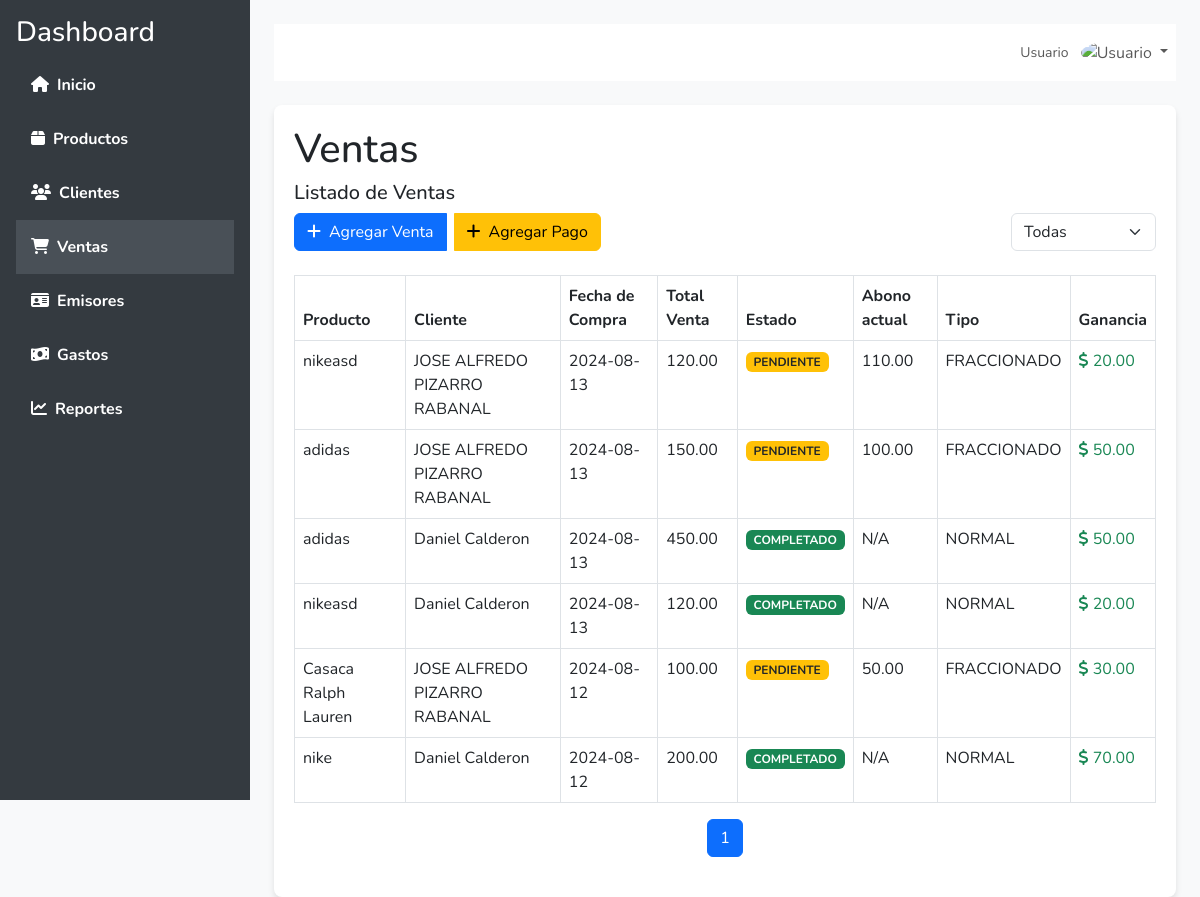
The page /ventas/ on the database as committed earlier.
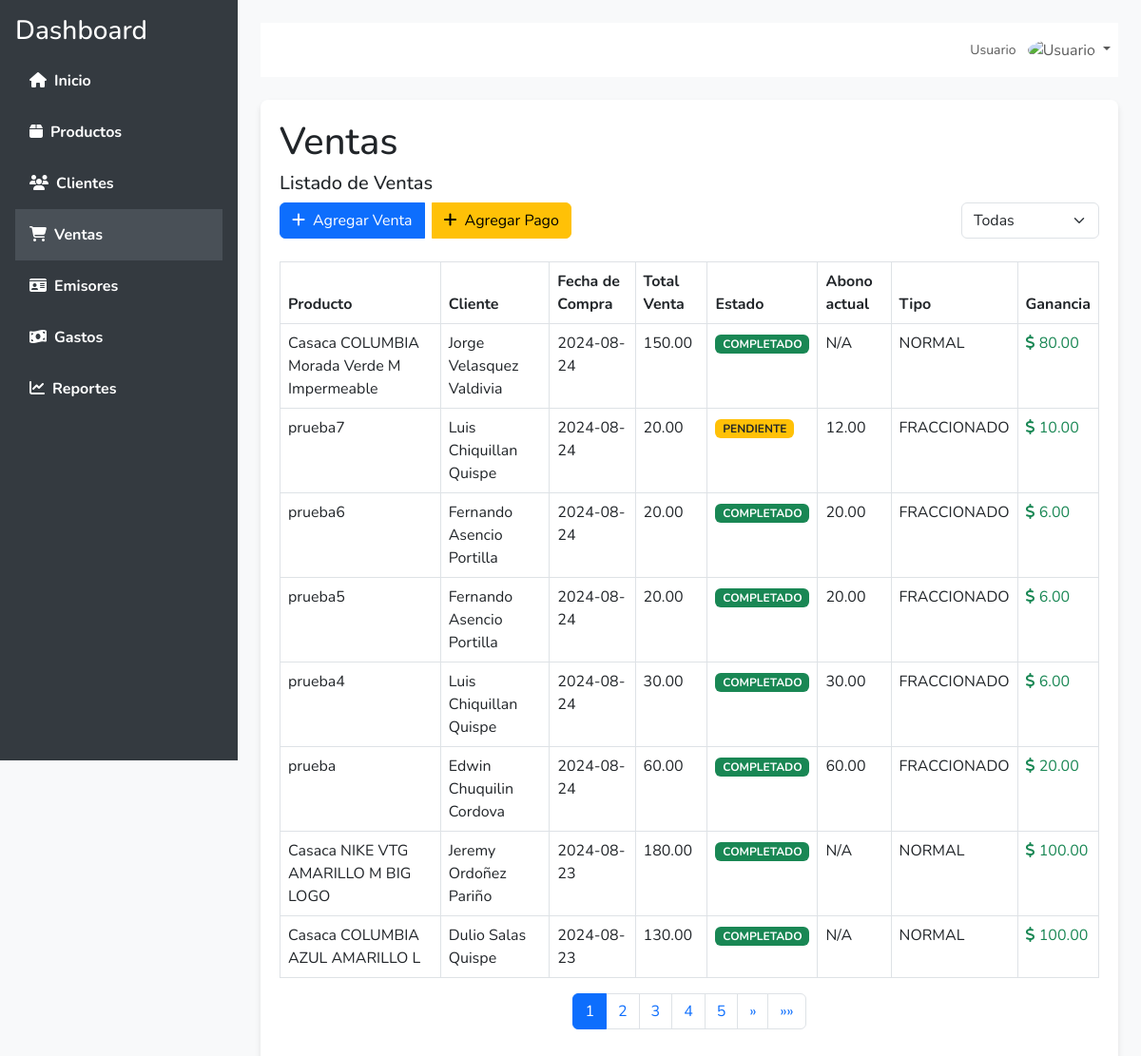
The same page on the database as committed later.
### myapp/models.py (models this page shows, shortened)
class Venta(models.Model):
    TIPO_VENTA_CHOICES = [
        ('NORMAL', 'Normal'),
        ('FRACCIONADO', 'Fraccionado'),
        ('DROPSHIPPING', 'Dropshipping'),
    ]
    ESTADO_VENTA_CHOICES = [
        ('COMPLETADO', 'Completado'),
        ('PENDIENTE', 'Pendiente'),
    ]
    producto = models.ForeignKey('Producto', on_delete=models.CASCADE)
    cliente = models.ForeignKey('Cliente', on_delete=models.CASCADE)
    fecha_compra = models.DateTimeField()  # Removido auto_now_add=True
    total_venta = models.DecimalField(max_digits=10, decimal_places=2, default=0)  # Cambiado a default=0
    pago_fraccionado=models.DecimalField(max_digits=10, decimal_places=2, default=0)
    tipo_venta = models.CharField(max_length=20, choices=TIPO_VENTA_CHOICES, default='NORMAL')
    estado = models.CharField(max_length=20, choices=ESTADO_VENTA_CHOICES, default='COMPLETADO')
    eliminado = models.BooleanField(default=False)  # Nuevo campo para eliminación lógica

class Producto(models.Model):
    CATEGORIAS = [
        ('Zapatilla', 'Zapatilla'),
        ('Polo', 'Polo'),
        ('Mochila', 'Mochila'),
    ]
    ESTADOS = [
        ('Disponible', 'Disponible'),
        ('Separado', 'Separado'),
        ('Vendido', 'Vendido'),
    ]
    nombre = models.CharField(max_length=100)
    talla = models.CharField(max_length=10)
    marca = models.CharField(max_length=50)
    descripcion = models.TextField()
    precio_compra = models.DecimalField(max_digits=10, decimal_places=2)
    precio_venta = models.DecimalField(max_digits=10, decimal_places=2)
    fecha_compra = models.DateField()
    estado = models.CharField(max_length=10, choices=ESTADOS, default='Disponible')
    categoria = models.CharField(max_length=20, choices=CATEGORIAS)
    fecha_subida = models.DateTimeField(auto_now_add=True)
    eliminado = models.BooleanField(default=False)  # Nuevo campo para eliminación lógica

class Cliente(models.Model):
    nombre = models.CharField(max_length=50)
    apellido = models.CharField(max_length=50)
    celular = models.CharField(max_length=15)
    dni = models.CharField(max_length=8)
    destino = models.CharField(max_length=20)
    eliminado = models.BooleanField(default=False)  # Nuevo campo para eliminación lógica

### myapp/views.py (the view)
# urls.py: path('ventas/', ver_ventas, name='ver_ventas'),
def ver_ventas(request):
    estado_filtro = request.GET.get('estado', 'TODOS')
    if estado_filtro == 'TODOS':
        ventas_list = Venta.objects.all().order_by('-fecha_compra')
    else:
        ventas_list = Venta.objects.filter(estado=estado_filtro).order_by('-fecha_compra')
    ventas_con_ganancia = []
    for venta in ventas_list:
        producto = venta.producto
        ganancia = venta.total_venta - producto.precio_compra
        fecha_formateada = DateFormat(venta.fecha_compra).format('Y-m-d')
        ventas_con_ganancia.append({
            'venta': venta,
            'ganancia': ganancia,
            'fecha_formateada': fecha_formateada
        })
    paginator = Paginator(ventas_con_ganancia, 8)  # Mostrar 8 ventas por página
    page_number = request.GET.get('page', 1)  # Obtener el número de página desde la solicitud GET
    page_obj = paginator.get_page(page_number)
    return render(request, 'ventas.html', {
        'page_obj': page_obj,
        'estado_filtro': estado_filtro
    })

### myapp/templates/ventas.html (shortened to what the changed rows need)
<!DOCTYPE html>
<html lang="es">
<head>
    <link href="https://cdn.jsdelivr.net/npm/bootstrap@5.3.0/dist/css/bootstrap.min.css" rel="stylesheet">
    <link href="https://cdnjs.cloudflare.com/ajax/libs/font-awesome/6.4.0/css/all.min.css" rel="stylesheet">
</head>
<body>
    <div id="wrapper">
        <div id="content-wrapper" class="w-100 p-4">
            <div class="container">
                <h1>Ventas</h1>
                <div class="table-container">
                    <div class="table-responsive">
                    <table class="table table-bordered">
                        <thead>
                            <tr>
                                <th>Producto</th>
                                <th>Cliente</th>
                                <th>Fecha de Compra</th>
                                <th>Total Venta</th>
                                <th>Estado</th>
                                {% if estado_filtro == 'PENDIENTE' or estado_filtro == 'TODOS' %}
                                    <th>Abono actual</th>
                                {% endif %}
                                <th>Tipo</th>
                                <th>Ganancia</th>
                            </tr>
                        </thead>
                        <tbody>
                            {% for item in page_obj %}
                                <tr>
                                    <td>{{ item.venta.producto.nombre }}</td>
                                    <td>{{ item.venta.cliente.nombre }} {{ item.venta.cliente.apellido }}</td>
                                    <td>{{ item.fecha_formateada  }}</td>
                                    <td>{{ item.venta.total_venta }}</td>
                                    <td>
                                        <span class="badge
                                            {% if item.venta.estado == 'COMPLETADO' %} bg-success
                                            {% else %} bg-warning text-dark {% endif %}">
                                            {{ item.venta.estado }}
                                        </span>
                                    </td>
                                    {% if estado_filtro == 'PENDIENTE' or estado_filtro == 'TODOS' %}
                                        {% if item.venta.pago_fraccionado %}
                                            <td>{{ item.venta.pago_fraccionado }}</td>
                                        {% else %}
                                            <td>N/A</td>
                                        {% endif %}
                                    {% endif %}
                                    <td>{{ item.venta.tipo_venta }}</td>
                                    <td class="text-success font-weight-bold">
                                        <i class="fas fa-dollar-sign"></i> {{ item.ganancia }}
                                    </td>
                                </tr>
                            {% empty %}
                                <tr>
                                    <td colspan="{% if estado_filtro == 'PENDIENTE' or estado_filtro == 'TODOS' %}6{% else %}5{% endif %}" class="text-center">No hay ventas registradas</td>
                                </tr>
                            {% endfor %}
                        </tbody>
                    </table>
                </div>
                    <nav aria-label="Page navigation">
                        <ul class="pagination">
                            {% for num in page_obj.paginator.page_range %}
                                {% if page_obj.number == num %}
                                    <li class="page-item active"><span class="page-link">{{ num }}</span></li>
                                {% else %}
                                    <li class="page-item"><a class="page-link" href="?page={{ num }}&estado={{ estado_filtro }}">{{ num }}</a></li>
                                {% endif %}
                            {% endfor %}
                            {% if page_obj.has_next %}
                                <li class="page-item">
                                    <a class="page-link" href="?page={{ page_obj.next_page_number }}&estado={{ estado_filtro }}" aria-label="Siguiente">
                                        <span aria-hidden="true">&raquo;</span>
                                    </a>
                                </li>
                                <li class="page-item">
                                    <a class="page-link" href="?page={{ page_obj.paginator.num_pages }}&estado={{ estado_filtro }}" aria-label="Última">
                                        <span aria-hidden="true">&raquo;&raquo;</span>
                                    </a>
                                </li>
                            {% endif %}
                        </ul>
                    </nav>
                </div>
            </div>
        </div>
    </div>
</body>
</html>

Rows that differ between the two databases and show on the page:
removed Venta: venta.producto.nombre "nikeasd", venta.cliente.nombre "JOSE ALFREDO", venta.cliente.apellido "PIZARRO RABANAL", fecha_formateada "2024-08-13", venta.total_venta "120.00", venta.estado "PENDIENTE", venta.pago_fraccionado "110.00", venta.tipo_venta "FRACCIONADO", ganancia "20.00"
removed Venta: venta.producto.nombre "adidas", venta.cliente.nombre "JOSE ALFREDO", venta.cliente.apellido "PIZARRO RABANAL", fecha_formateada "2024-08-13", venta.total_venta "150.00", venta.estado "PENDIENTE", venta.pago_fraccionado "100.00", venta.tipo_venta "FRACCIONADO", ganancia "50.00"
removed Venta: venta.producto.nombre "adidas", venta.cliente.nombre "Daniel", venta.cliente.apellido "Calderon", fecha_formateada "2024-08-13", venta.total_venta "450.00", venta.estado "COMPLETADO", pago_fraccionado "N/A", venta.tipo_venta "NORMAL", ganancia "50.00"
removed Venta: venta.producto.nombre "nikeasd", venta.cliente.nombre "Daniel", venta.cliente.apellido "Calderon", fecha_formateada "2024-08-13", venta.total_venta "120.00", venta.estado "COMPLETADO", pago_fraccionado "N/A", venta.tipo_venta "NORMAL", ganancia "20.00"
removed Venta: venta.producto.nombre "Casaca Ralph Lauren", venta.cliente.nombre "JOSE ALFREDO", venta.cliente.apellido "PIZARRO RABANAL", fecha_formateada "2024-08-12", venta.total_venta "100.00", venta.estado "PENDIENTE", venta.pago_fraccionado "50.00", venta.tipo_venta "FRACCIONADO", ganancia "30.00"
removed Venta: venta.producto.nombre "nike", venta.cliente.nombre "Daniel", venta.cliente.apellido "Calderon", fecha_formateada "2024-08-12", venta.total_venta "200.00", venta.estado "COMPLETADO", pago_fraccionado "N/A", venta.tipo_venta "NORMAL", ganancia "70.00"
added Venta: venta.producto.nombre "Casaca COLUMBIA Morada Verde M Impermeable", venta.cliente.nombre "Jorge", venta.cliente.apellido "Velasquez Valdivia", fecha_formateada "2024-08-24", venta.total_venta "150.00", venta.estado "COMPLETADO", pago_fraccionado "N/A", venta.tipo_venta "NORMAL", ganancia "80.00"
added Venta: venta.producto.nombre "prueba7", venta.cliente.nombre "Luis", venta.cliente.apellido "Chiquillan Quispe", fecha_formateada "2024-08-24", venta.total_venta "20.00", venta.estado "PENDIENTE", venta.pago_fraccionado "12.00", venta.tipo_venta "FRACCIONADO", ganancia "10.00"
added Venta: venta.producto.nombre "prueba6", venta.cliente.nombre "Fernando", venta.cliente.apellido "Asencio Portilla", fecha_formateada "2024-08-24", venta.total_venta "20.00", venta.estado "COMPLETADO", venta.pago_fraccionado "20.00", venta.tipo_venta "FRACCIONADO", ganancia "6.00"
added Venta: venta.producto.nombre "prueba5", venta.cliente.nombre "Fernando", venta.cliente.apellido "Asencio Portilla", fecha_formateada "2024-08-24", venta.total_venta "20.00", venta.estado "COMPLETADO", venta.pago_fraccionado "20.00", venta.tipo_venta "FRACCIONADO", ganancia "6.00"
added Venta: venta.producto.nombre "prueba4", venta.cliente.nombre "Luis", venta.cliente.apellido "Chiquillan Quispe", fecha_formateada "2024-08-24", venta.total_venta "30.00", venta.estado "COMPLETADO", venta.pago_fraccionado "30.00", venta.tipo_venta "FRACCIONADO", ganancia "6.00"
added Venta: venta.producto.nombre "prueba", venta.cliente.nombre "Edwin", venta.cliente.apellido "Chuquilin Cordova", fecha_formateada "2024-08-24", venta.total_venta "60.00", venta.estado "COMPLETADO", venta.pago_fraccionado "60.00", venta.tipo_venta "FRACCIONADO", ganancia "20.00"
added Venta: venta.producto.nombre "Casaca NIKE VTG AMARILLO M BIG LOGO", venta.cliente.nombre "Jeremy", venta.cliente.apellido "Ordoñez Pariño", fecha_formateada "2024-08-23", venta.total_venta "180.00", venta.estado "COMPLETADO", pago_fraccionado "N/A", venta.tipo_venta "NORMAL", ganancia "100.00"
added Venta: venta.producto.nombre "Casaca COLUMBIA AZUL AMARILLO L", venta.cliente.nombre "Dulio", venta.cliente.apellido "Salas Quispe", fecha_formateada "2024-08-23", venta.total_venta "130.00", venta.estado "COMPLETADO", pago_fraccionado "N/A", venta.tipo_venta "NORMAL", ganancia "100.00"
Other text that changed with them:
new list line: "2"
new list line: "3"
new list line: "4"
new list line: "5"
